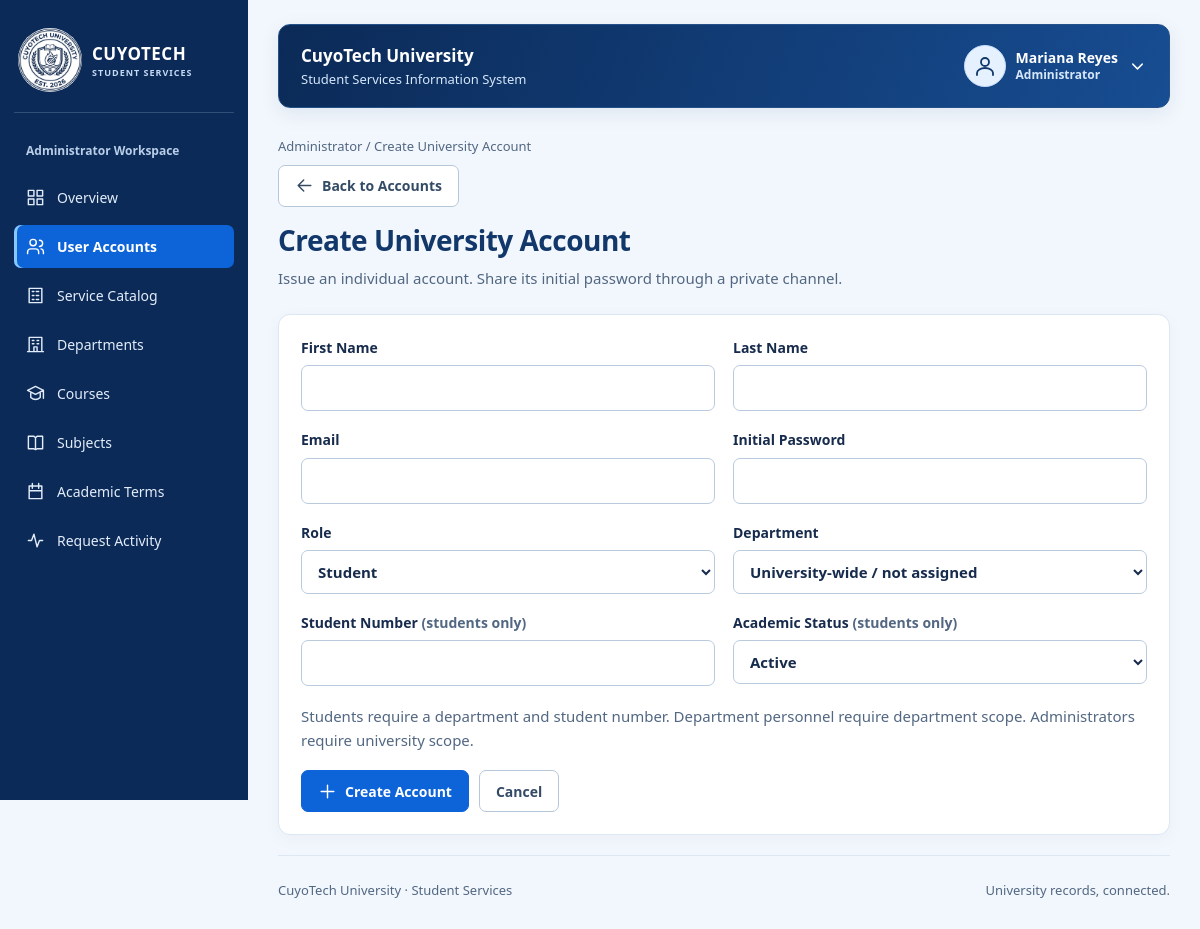
Screenshot of /admin/account-create.php (signed in) with the database file from the repository.
### tables this page shows
CREATE TABLE IF NOT EXISTS staff_users (
    staff_id INT AUTO_INCREMENT PRIMARY KEY,
    account_id INT NOT NULL UNIQUE,
    department_id INT NULL,
    first_name VARCHAR(200) NOT NULL,
    last_name VARCHAR(200) NOT NULL,
    staff_role VARCHAR(20) NOT NULL,
    access_scope VARCHAR(20) NOT NULL DEFAULT 'UNIVERSITY',
    FOREIGN KEY (account_id) REFERENCES accounts(account_id),
    FOREIGN KEY (department_id) REFERENCES departments(department_id)
);

### config/database.php (called while the page is built)
<?php
function config(): array
{
    return [
        'host' => '127.0.0.1',
        'port' => '3306',
        'database' => 'cuyotech_ssis_db',
        'username' => 'root',
        'password' => '',
        'base_url' => '/CuyoTech-SSIS',
        'campus_image' => '',
        'grade_values' => [],
    ];
}
function db(): PDO
{
    static $pdo;
    if (!$pdo) {
        $c = config();
        $pdo = new PDO(
            "mysql:host={$c['host']};port={$c['port']};dbname={$c['database']}",
            $c['username'],
            $c['password'],
            [
                PDO::ATTR_ERRMODE => PDO::ERRMODE_EXCEPTION,
                PDO::ATTR_DEFAULT_FETCH_MODE => PDO::FETCH_ASSOC,
                PDO::ATTR_EMULATE_PREPARES => false,
            ]
        );
        $pdo->exec("SET time_zone = '+00:00'");
    }
    return $pdo;
}

### includes/auth.php (called while the page is built, shortened)
<?php
require_once __DIR__ . '/functions.php';
function current_user(): ?array
{
    $user = one('SELECT a.account_id, a.email, a.account_role, a.is_active,
        COALESCE(s.first_name,f.first_name) AS first_name,COALESCE(s.last_name,f.last_name) AS last_name,
        s.student_id, s.department_id AS student_department_id, TRIM(CONCAT(s.first_name,CHAR(32),s.last_name)) AS student_name,
        f.staff_id, TRIM(CONCAT(f.first_name,CHAR(32),f.last_name)) AS staff_name, f.staff_role, f.access_scope, f.department_id
        FROM accounts a LEFT JOIN students s ON s.account_id=a.account_id
        LEFT JOIN staff_users f ON f.account_id=a.account_id WHERE a.account_id=?', [$_SESSION['account_id']]);
    $user['role'] = $user['account_role'] === 'STUDENT' ? 'STUDENT' : $user['staff_role'];
    $user['full_name'] = $user['student_name'] ?: $user['staff_name'];
    return $user;
}
function require_role(string ...$allowed): array
{
    $user = current_user();
    return $user;
}
function portal(array $user): string
{
    return strtolower($user['role']);
}

### includes/functions.php (the view, shortened to what this page needs)
<?php
require_once __DIR__ . '/../config/database.php';
function e($value): string
{
    return htmlspecialchars((string) ($value ?? ''), ENT_QUOTES | ENT_SUBSTITUTE, 'UTF-8');
}
function url(string $path): string
{
    return config()['base_url'] . '/' . ltrim($path, '/');
}
function query(string $sql, array $params = []): PDOStatement
{
    $stmt = db()->prepare($sql);
    $stmt->execute($params);
    return $stmt;
}
function one(string $sql, array $params = []): ?array
{
    return query($sql, $params)->fetch() ?: null;
}
function icon(string $name): string
{
    $aliases = ['accounts' => 'users', 'students' => 'student', 'departments' => 'building', 'courses' => 'graduation', 'subjects' => 'book', 'enrollments' => 'enrollment', 'terms' => 'calendar', 'grades' => 'results', 'document-requests' => 'file', 'service-catalog' => 'catalog', 'receipts' => 'receipt', 'payments' => 'payment', 'clearance' => 'shield', 'clearances' => 'shield', 'clearance-status' => 'shield', 'activity-log' => 'activity'];
    $paths = [
        'enrollment' => 'M8 4H5v17h14V4h-3 M8 2h8v5H8z M8 13l3 3 5-6',
        'student' => 'M5 21v-2a7 5 0 0 1 14 0v2 M8 8v3a4 4 0 0 0 8 0V8 M3 5l9-4 9 4-9 4z M21 5v7',
        'building' => 'M4 21V3h16v18 M2 21h20 M8 7h2 M14 7h2 M8 11h2 M14 11h2 M10 21v-6h4v6',
        'graduation' => 'M2 8l10-5 10 5-10 5z M6 11v6q6 5 12 0v-6 M22 8v10',
        'results' => 'M4 3v18h17 M8 17v-4 M13 17V9 M18 17V5',
        'receipt' => 'M5 2l3 2 4-2 4 2 3-2v20l-3-2-4 2-4-2-3 2z M8 8h8 M8 12h8 M8 16h5',
        'shield' => 'M12 2l8 3v6c0 5-4 9-8 11-4-2-8-6-8-11V5z m-4 9 3 3 5-6',
        'catalog' => 'M4 3h16v18H4z M8 7h2 M13 7h3 M8 12h2 M13 12h3 M8 17h2 M13 17h3',
        'back' => 'M20 12H4 m7-7-7 7 7 7',
        'chevron' => 'm6 9 6 6 6-6',
        'dashboard' => 'M3 3h7v7H3z M14 3h7v7h-7z M3 14h7v7H3z M14 14h7v7h-7z',
        'users' => 'M16 21v-2a4 4 0 0 0-4-4H6a4 4 0 0 0-4 4v2 M9 11a4 4 0 1 0 0-8 4 4 0 0 0 0 8 M17 4a4 4 0 0 1 0 8 M22 21v-2a4 4 0 0 0-3-4',
        'book' => 'M3 4h7l2 2 2-2h7v16h-7l-2 1-2-1H3z M12 6v15',
        'calendar' => 'M4 5h16v16H4z M8 2v6 M16 2v6 M4 11h16',
        'file' => 'M5 3h10l4 4v14H5z M14 3v5h5 M8 12h8 M8 16h6',
        'check' => 'm4 12 5 5L20 6',
        'close' => 'm6 6 12 12 M18 6 6 18',
        'payment' => 'M3 5h18v14H3z M3 9h18 M6 15h4',
        'activity' => 'M3 12h4l3-8 4 16 3-8h4',
        'profile' => 'M12 12a4 4 0 1 0 0-8 4 4 0 0 0 0 8 M4 21v-2a8 5 0 0 1 16 0v2',
        'search' => 'M10 17a7 7 0 1 0 0-14 7 7 0 0 0 0 14 m5-2 6 6',
        'add' => 'M12 4v16 M4 12h16',
        'edit' => 'm4 15 12-12 5 5L9 20H4z M14 5l5 5',
        'eye' => 'M2 12s4-7 10-7 10 7 10 7-4 7-10 7S2 12 2 12 M12 15a3 3 0 1 0 0-6 3 3 0 0 0 0 6',
        'logout' => 'M9 4H3v16h6 M9 12h12 m-5-5 5 5-5 5',
        'print' => 'M6 9V3h12v6 M6 17H3V9h18v8h-3 M6 14h12v7H6z',
        'menu' => 'M3 6h18 M3 12h18 M3 18h18',
        'delete' => 'M3 6h18 M9 6V3h6v3 M5 6l1 15h12l1-15 M10 10v7 M14 10v7',
    ];
    $name = $aliases[$name] ?? $name;
    $path = $paths[$name] ?? $paths['file'];
    return '<svg class="icon" viewBox="0 0 24 24" fill="none" stroke="currentColor" stroke-width="1.8" stroke-linecap="round" stroke-linejoin="round" aria-hidden="true" focusable="false"><path d="' . $path . '"/></svg>';
}
function ui_label(string $value): string
{
    $labels = ['ADMIN' => 'Administrator', 'DEPARTMENT' => 'Department Staff', 'UNIVERSITY' => 'University-wide'];
    return $labels[$value] ?? ucwords(strtolower(str_replace('_', ' ', $value)));
}
?>
<?php
function list_query(array $changes = []): string
{
    $params = [];
    return $params ? '?' . http_build_query($params) : '';
}

### includes/header.php (shortened to what this page needs)
<!doctype html>
<html lang="en">
<head>
    <link rel="stylesheet" href="<?= e(url('assets/css/app.css')) ?>">
</head>
<body class="portal-layout">
    <header class="topbar">
        <div class="workspace-name">CuyoTech University<small>Student Services Information System</small></div>
        <button type="button" class="menu-toggle" aria-controls="portal-nav" aria-expanded="false"><?= icon('menu') ?> Menu</button>
        <details class="profile-menu">
            <summary aria-label="Open account menu">
                <span class="avatar"><?= icon('profile') ?></span>
                <span class="profile-identity"><strong><?= e($user['full_name']) ?></strong><small><?= e(ui_label($user['role'])) ?></small></span>
                <?= icon('chevron') ?>
            </summary>
        </details>
    </header>
    <div class="shell">
        <?php require __DIR__ . '/sidebar.php'; ?>
        <main class="content" id="main" tabindex="-1">
            <div class="eyebrow">
                <?= e(ui_label($user['role'])) ?> / <?= e(ucwords($title)) ?>
            </div>
            <?php
            $backPages = [
                'account-create' => ['accounts', 'Accounts'],
                'account-edit' => ['accounts', 'Accounts'],
                'request-create' => ['document-requests', 'Document Requests'],
                'request-details' => ['document-requests', 'Document Requests'],
                'payment-create' => ['payments', 'Payments'],
                'payment-details' => ['payments', 'Payments'],
                'enrollment-details' => ['enrollments', 'Enrollments'],
                'grade-entry' => ['grades', 'Grades'],
                'clearance-details' => ['clearances', 'Clearances']
            ];
            $currentPage = basename($_SERVER['SCRIPT_NAME'], '.php');
            $back = $backPages[$currentPage] ?? null;
            if ($back): ?>
                <a class="button secondary back-button" href="<?= e(url(portal($user) . '/' . $back[0] . '.php' . list_query())) ?>"><?= icon('back') ?> Back to <?= e($back[1]) ?></a>
            <?php endif; ?>
            <div class="page-heading">
                <div>
                    <h1>
                        <?= e(ucwords($title)) ?>
                    </h1>
                    <?php if (!empty($subtitle)): ?><p><?= e($subtitle) ?></p><?php endif; ?>
                </div>
            </div>

### includes/sidebar.php
<?php
$menus = [
    'ADMIN' => ['dashboard' => 'Overview', 'accounts' => 'User accounts', 'service-catalog' => 'Service catalog', 'departments' => 'Departments', 'courses' => 'Courses', 'subjects' => 'Subjects', 'terms' => 'Academic terms', 'activity-log' => 'Request activity'],
    'STUDENT' => ['dashboard' => 'My overview', 'subjects' => 'Enrolled subjects', 'grades' => 'My grades', 'enrollments' => 'Enrollment history', 'document-requests' => 'Document requests', 'payments' => 'Payment history', 'receipts' => 'Receipts', 'clearance' => 'Clearance'],
    'REGISTRAR' => ['dashboard' => 'Registrar desk', 'enrollments' => 'Enrollments', 'grades' => 'Grade records', 'document-requests' => 'Document requests', 'clearance-status' => 'Clearance status'],
    'CASHIER' => ['dashboard' => 'Cashier desk', 'payments' => 'Payment verification', 'receipts' => 'Issued receipts'],
    'DEPARTMENT' => ['dashboard' => 'Department desk', 'clearances' => 'Clearance processing', 'students' => 'Department students'],
];
$page = basename($_SERVER['SCRIPT_NAME'], '.php');
$parentPages = [
    'account-create' => 'accounts',
    'account-edit' => 'accounts',
    'account-toggle' => 'accounts',
    'request-create' => 'document-requests',
    'request-details' => 'document-requests',
    'enrollment-details' => 'enrollments',
    'grade-entry' => 'grades',
    'payment-create' => 'payments',
    'payment-details' => 'payments',
    'verify-payment' => 'payments',
    'clearance-details' => 'clearances'
];
$activePage = $parentPages[$page] ?? $page;
?>
<nav class="sidebar" id="portal-nav" aria-label="Portal navigation">
    <a class="brand" href="<?= e(url(portal($user) . '/dashboard.php')) ?>">
        <span class="brand-emblem"><img class="university-logo" src="<?= e(url('assets/images/CuyoTech-Logo.png')) ?>" alt="" width="80" height="80"></span>
        <div>CUYOTECH<small>STUDENT SERVICES</small>
        </div>
    </a>
    <div class="label"><?= e(ui_label($user['role'])) ?> Workspace</div>
    <?php foreach ($menus[$user['role']] as $file => $label): ?>
        <a <?= $activePage === $file ? 'aria-current="page"' : '' ?> class="<?= $activePage === $file ? 'active' : '' ?>" href="<?= e(url(portal($user) . '/' . $file . '.php')) ?>">
            <?= icon($file) ?>
            <?= e(ucwords($label)) ?>
        </a>
    <?php endforeach; ?>
</nav>

### rows the page displays
staff_users: staff_role "Administrator", staff_role "Overview", staff_role "User Accounts", staff_role "Service Catalog", staff_role "Departments", staff_role "Courses", staff_role "Subjects", staff_role "Academic Terms", staff_role "Request Activity"

### other values shown
$user['full_name'] "Mariana Reyes"
$title "Create University Account"
$back[1] "Accounts"
$subtitle "Issue an individual account. Share its initial password through a private channel."
form field role "Student"
form field academic_status "Active"
